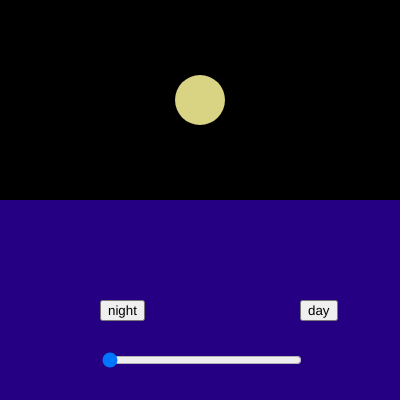
Frame 1 (no input)
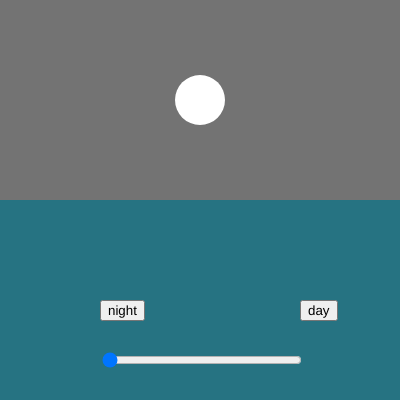
Frame 60 (no input)
Frame 120 (the mouse pressed at the canvas centre since frame 60): identical to frame 60, image omitted

The p5.js sketch that drew these frames (run headless with seeded random() and noise() and a simulated clock; from frame 60 on, the mouse is pressed at the canvas centre):

// p5.js sketch
// ── sketch.js
/*colour palette RGB codes
in dali inspo
blue: (38,152,191)
yellow green: (217,211,132)
brown: (68,29,13)
orange: (217,125,43) */

let angle = 0;


function setup() {
  createCanvas(400, 400);
  angleMode(DEGREES);
  noStroke();

  buttonDay = createButton("day");
  buttonDay.position(300,300);
  buttonDay.mousePressed(theDay);
  //this calls the function 'theDay'
  //written below

  //this is the night
  buttonNight = createButton("night");
  buttonNight.position(100,300);
  buttonNight.mousePressed(theNight);

  //first 2 values are the range
  slider = createSlider(180,360,180);
  slider.position(100,350);
  slider.style('width','200px');
}

function draw() {

  let x = map(angle,0, width,0, 255);


  background(x,x,x);

  //drawing from centre of canvas
  //creating rotating sun
  push();
    translate(width/2, height/2);
    rotate(angle);
  //filling ellipse (sun)
     fill(217,211,132);
     ellipse(0,-100,50,50);

     //moon
     fill(255);
     ellipse(0,100,50,50);
  pop();
  fill(38,x,130);
  rect(0,200,400,250);
  angle += 10;

//slider value correlates to angle
  angle = slider.value();

}

function theDay(){
  angle = 360;
  slider.value(360);
}

function theNight(){
  angle = 180;
  slider.value(180);
}
